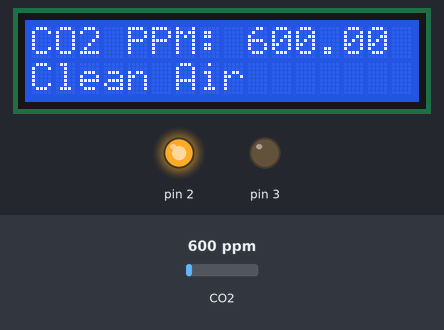
Recording of a sketch running on a simulated Arduino Uno, built with avr-gcc and run on an emulated ATmega328P. Shown: 16×2 character LCD, output pins drawn as LEDs (lit = HIGH). Inputs (shaded band) come from the test bench; at power-on: CO2 600 ppm.

Above: at 4.2 s.
4.3 s: CO2 set to 1076 ppm
At 5.8 s:
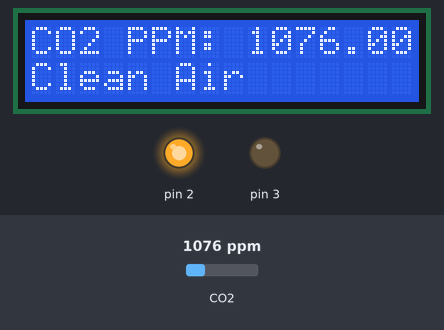
8.3 s: CO2 set to 1131 ppm
At 9.9 s:
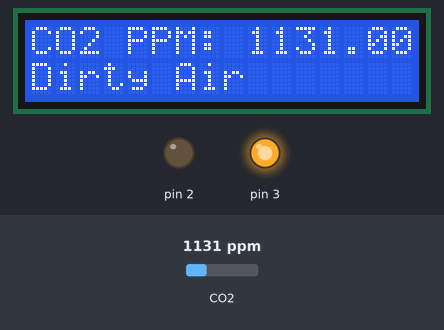
12.3 s: CO2 set to 452 ppm
At 13.9 s:
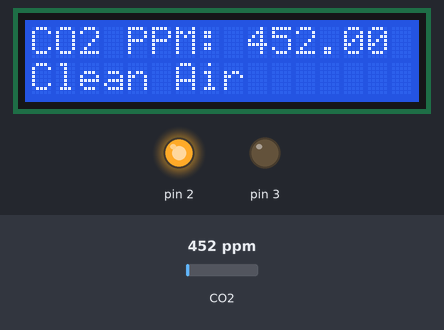
Timing chart, 0 to 15.4 s (numbered marks = the images above; inputs shaded):
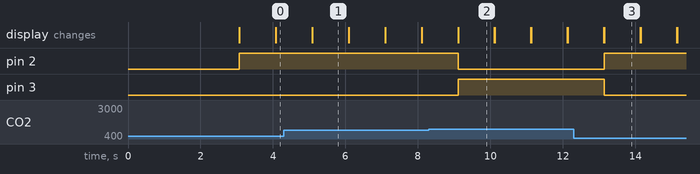

Measured:
- the behaviour switches between 1100 and 1101 ppm on CO2 (found by bisection; images 1 and 2)
- after the input at 4.3 s, the display: first differs from a run without the input after 0.79 s (image 1)
- after the input at 8.3 s, pin 2: HIGH → LOW after 0.81 s; pin 3: LOW → HIGH after 0.81 s; the display: first differs from a run without the input after 0.81 s (image 2)
- after the input at 12.3 s, pin 2: LOW → HIGH after 0.84 s; pin 3: HIGH → LOW after 0.84 s; the display: first differs from a run without the input after 0.84 s (image 3)
- what the display in image 1 shows lasts 1.0 s, from 5.1 s to 6.1 s

The sketch:

Air_Quality.ino
```cpp
#include "MQ135.h"
#include <LiquidCrystal.h>

LiquidCrystal lcd(8, 9, 7, 6, 5, 4);

const int ANALOGPIN = 0;
MQ135 gasSensor = MQ135(ANALOGPIN);

void setup() {

  Serial.begin(9600);
  pinMode(3, OUTPUT);
  pinMode(2, OUTPUT);
  digitalWrite(3, LOW);
  digitalWrite(2, LOW);

  lcd.begin(16, 2);
  lcd.print("Air Quality");
  lcd.setCursor(0, 1);
  lcd.print("System");
  delay(3000);
  lcd.clear();

}

void loop() {

  /*
  float rzero = gasSensor.getRZero();
  lcd.setCursor(0, 0);
  lcd.print("R0: ");
  lcd.print(rzero);
  */

  float ppm = gasSensor.getPPM();
  lcd.setCursor(0, 0);
  lcd.print("CO2 PPM: ");
  lcd.print(ppm);

  if(ppm <= 1100){
    digitalWrite(2, HIGH);
    digitalWrite(3, LOW);
    lcd.setCursor(0, 1);
    lcd.print("Clean Air");
  }else{
    digitalWrite(2, LOW);
    digitalWrite(3, HIGH);
    lcd.setCursor(0, 1);
    lcd.print("Dirty Air");
  }

  delay(1000);
  lcd.clear();

}
```
